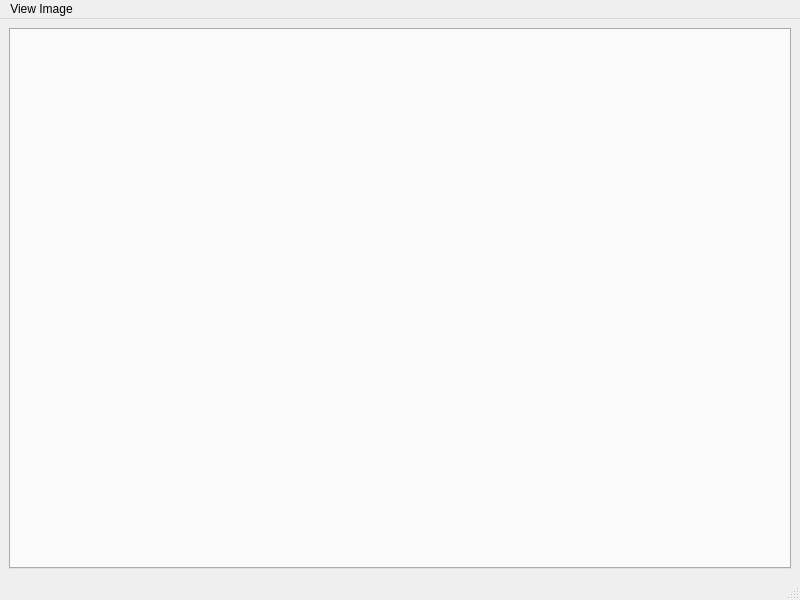
<?xml version="1.0" encoding="UTF-8"?>
<ui version="4.0">
 <class>MainWindow</class>
 <widget class="QMainWindow" name="MainWindow">
  <property name="geometry">
   <rect>
    <x>0</x>
    <y>0</y>
    <width>800</width>
    <height>600</height>
   </rect>
  </property>
  <property name="windowTitle">
   <string>MainWindow</string>
  </property>
  <widget class="QWidget" name="centralwidget">
   <layout class="QHBoxLayout" name="horizontalLayout">
    <item>
     <widget class="QTabWidget" name="tabWidget">
      <property name="currentIndex">
       <number>-1</number>
      </property>
     </widget>
    </item>
   </layout>
  </widget>
  <widget class="QMenuBar" name="menubar">
   <property name="geometry">
    <rect>
     <x>0</x>
     <y>0</y>
     <width>800</width>
     <height>26</height>
    </rect>
   </property>
   <widget class="QMenu" name="menuView_Image">
    <property name="title">
     <string>View Image</string>
    </property>
   </widget>
   <addaction name="menuView_Image"/>
  </widget>
  <widget class="QStatusBar" name="statusbar"/>
 </widget>
 <resources/>
 <connections/>
</ui>
